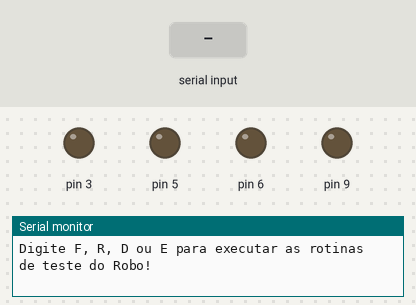
The sketch below on a simulated Arduino Uno, built with avr-gcc and run on an emulated ATmega328P. Shown: output pins drawn as LEDs (lit = HIGH), the last lines printed to the serial monitor. The test bench sets the inputs (shaded band).

Above: at 1.2 s.
1.3 s: "F" received over Serial
At 2.1 s:
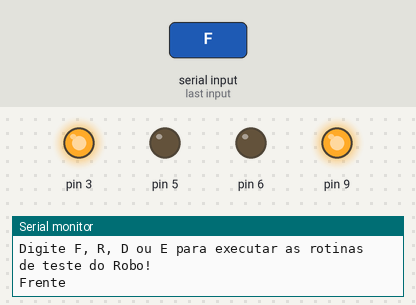
3.8 s: "R" received over the second serial link
At 4.5 s:
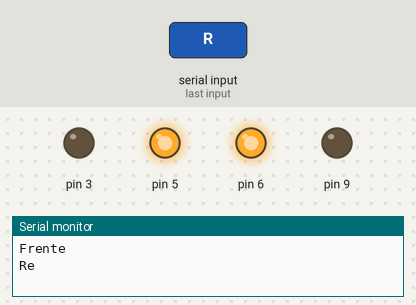
6.3 s: "D" received over Serial
At 7.1 s:
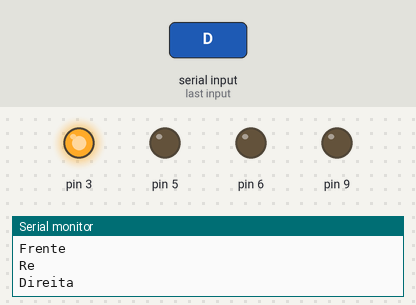
8.8 s: "E" received over the second serial link
At 9.5 s:
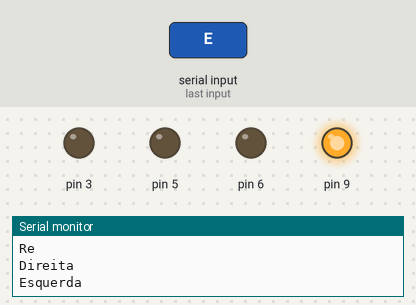
Timing chart, 0 to 11.8 s (numbered marks = the images above; inputs shaded):
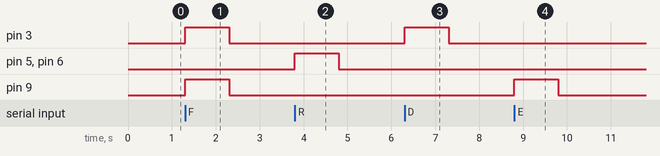

The sketch:

Bluetooth.ino
```cpp
// CONECTE OS PINOS DO BLUETOOTH AOS PINOS 2 E 4 DO ARDUINO CONFORMA A TABELA ABAIXO

//  BLUETOOTH       ARDUINO
//     TX            PINO 4
//     RX            PINO 2
//***********************************************************************************


#include <SoftwareSerial.h>  // biblioteca que permite "criar" mais portas seriais

char dados = '0';

SoftwareSerial Bluetooth(4, 2); // RX, TX inicializa modulo Bluetooth

void setup()
{
  Serial.begin(9600);
  Serial.flush();
  pinMode(3,OUTPUT);
  pinMode(5,OUTPUT);
  pinMode(6,OUTPUT);
  pinMode(9,OUTPUT);
  Serial.println("Digite F, R, D ou E para executar as rotinas de teste do Robo!");
  Serial.println("");
}

void loop()
{
if (Serial.available() > 0)  // Se receber dados
{
dados = Serial.read();   // "guarda" o que recebeu na variavel dados"
}


if (Bluetooth.available() > 0)  // Se receber dados
{
dados = Bluetooth.read();   // "guarda" o que recebeu na variavel dados"
}


if (dados == 'F')
{
frente();
Serial.println("Frente");
delay(1000);
}

if (dados == 'R')
{
re();
Serial.println("Re");
delay(1000);
}

if (dados == 'D')
{
direita();
Serial.println("Direita");
delay(1000);
}

if (dados == 'E')
{
esquerda();
Serial.println("Esquerda");
delay(1000);
}


pare();  // para o robô


dados = '0'; // "limpa" variavel.


}// fim do loop


// SUB ROTINAS
void pare()
{
digitalWrite(3,LOW);
digitalWrite(5,LOW);
digitalWrite(6,LOW);
digitalWrite(9,LOW);
}

void frente()
{
digitalWrite(3,HIGH);
digitalWrite(5,LOW);
digitalWrite(6,LOW);
digitalWrite(9,HIGH);
}

void re()
{
digitalWrite(3,LOW);
digitalWrite(5,HIGH);
digitalWrite(6,HIGH);
digitalWrite(9,LOW);
}


void direita()
{
digitalWrite(3,HIGH);
digitalWrite(5,LOW);
digitalWrite(6,LOW);
digitalWrite(9,LOW);
}

void esquerda()
{
digitalWrite(3,LOW);
digitalWrite(5,LOW);
digitalWrite(6,LOW);
digitalWrite(9,HIGH);
}
```

Measured:
- after the input at 1.3 s, pin 3, pin 9: LOW → HIGH at once, → LOW 1.0 s later
- after the input at 3.8 s, pin 5, pin 6: LOW → HIGH at once, → LOW 1.0 s later
- after the input at 6.3 s, pin 3: LOW → HIGH at once, → LOW 1.0 s later
- after the input at 8.8 s, pin 9: LOW → HIGH at once, → LOW 1.0 s later
